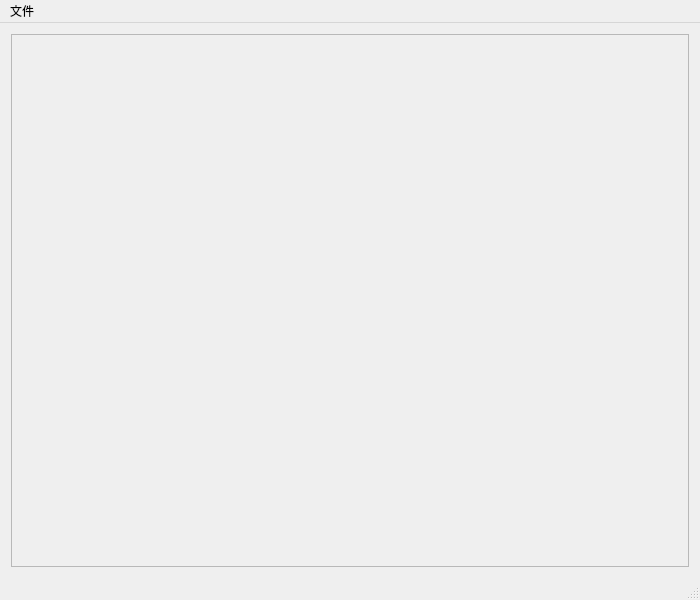
<?xml version="1.0" encoding="UTF-8"?>
<ui version="4.0">
 <class>MainWindow</class>
 <widget class="QMainWindow" name="MainWindow">
  <property name="geometry">
   <rect>
    <x>0</x>
    <y>0</y>
    <width>700</width>
    <height>600</height>
   </rect>
  </property>
  <property name="minimumSize">
   <size>
    <width>700</width>
    <height>600</height>
   </size>
  </property>
  <property name="windowTitle">
   <string>MainWindow</string>
  </property>
  <widget class="QWidget" name="centralWidget">
   <layout class="QVBoxLayout" name="verticalLayout">
    <item>
     <widget class="QScrollArea" name="scrollArea">
      <property name="widgetResizable">
       <bool>true</bool>
      </property>
      <widget class="QWidget" name="scrollAreaWidgetContents">
       <property name="geometry">
        <rect>
         <x>0</x>
         <y>0</y>
         <width>680</width>
         <height>536</height>
        </rect>
       </property>
      </widget>
     </widget>
    </item>
   </layout>
  </widget>
  <widget class="QMenuBar" name="menuBar">
   <property name="geometry">
    <rect>
     <x>0</x>
     <y>0</y>
     <width>700</width>
     <height>22</height>
    </rect>
   </property>
   <widget class="QMenu" name="menu">
    <property name="title">
     <string>文件</string>
    </property>
    <addaction name="actionOpenPdf"/>
   </widget>
   <addaction name="menu"/>
  </widget>
  <widget class="QStatusBar" name="statusBar"/>
  <action name="actionOpenPdf">
   <property name="text">
    <string>打开pdf文件</string>
   </property>
   <property name="toolTip">
    <string>打开pdf文件</string>
   </property>
  </action>
 </widget>
 <layoutdefault spacing="6" margin="11"/>
 <resources/>
 <connections/>
</ui>
